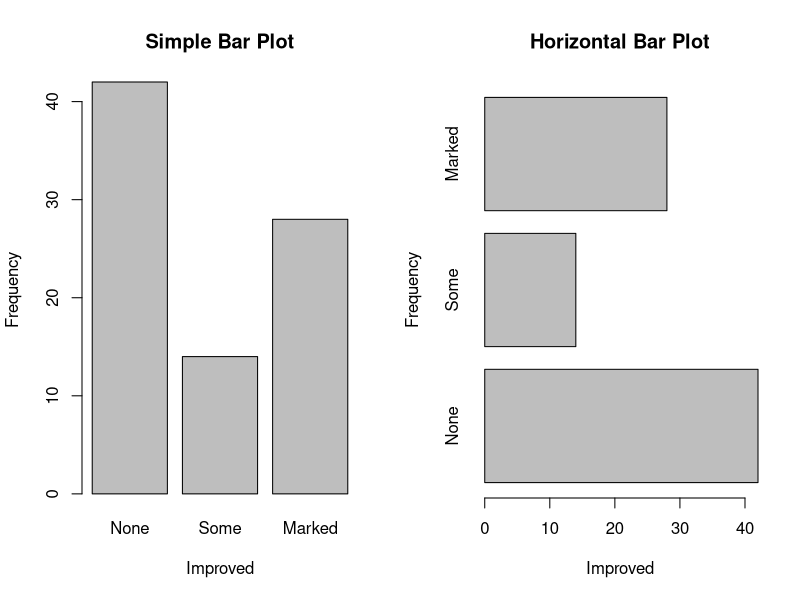

R code for this plot:
library(vcd)

# Create a figure that can contain two subplots
# The figure has 1 row and 2 columns, and the subplot will fill it
par(mfrow=c(1,2))

# The improved records in the Arthritis presents the patient outcome
# for individuals recieving a placebo or drug
counts <- table(Arthritis$Improved)

# Print the counts
print(counts)

# Simple Bar Plot
barplot(counts, main="Simple Bar Plot",
        xlab="Improved", ylab="Frequency")

# Horizontal Bar Plot
barplot(counts, main="Horizontal Bar Plot",
        xlab="Improved", ylab="Frequency", horiz=TRUE)
